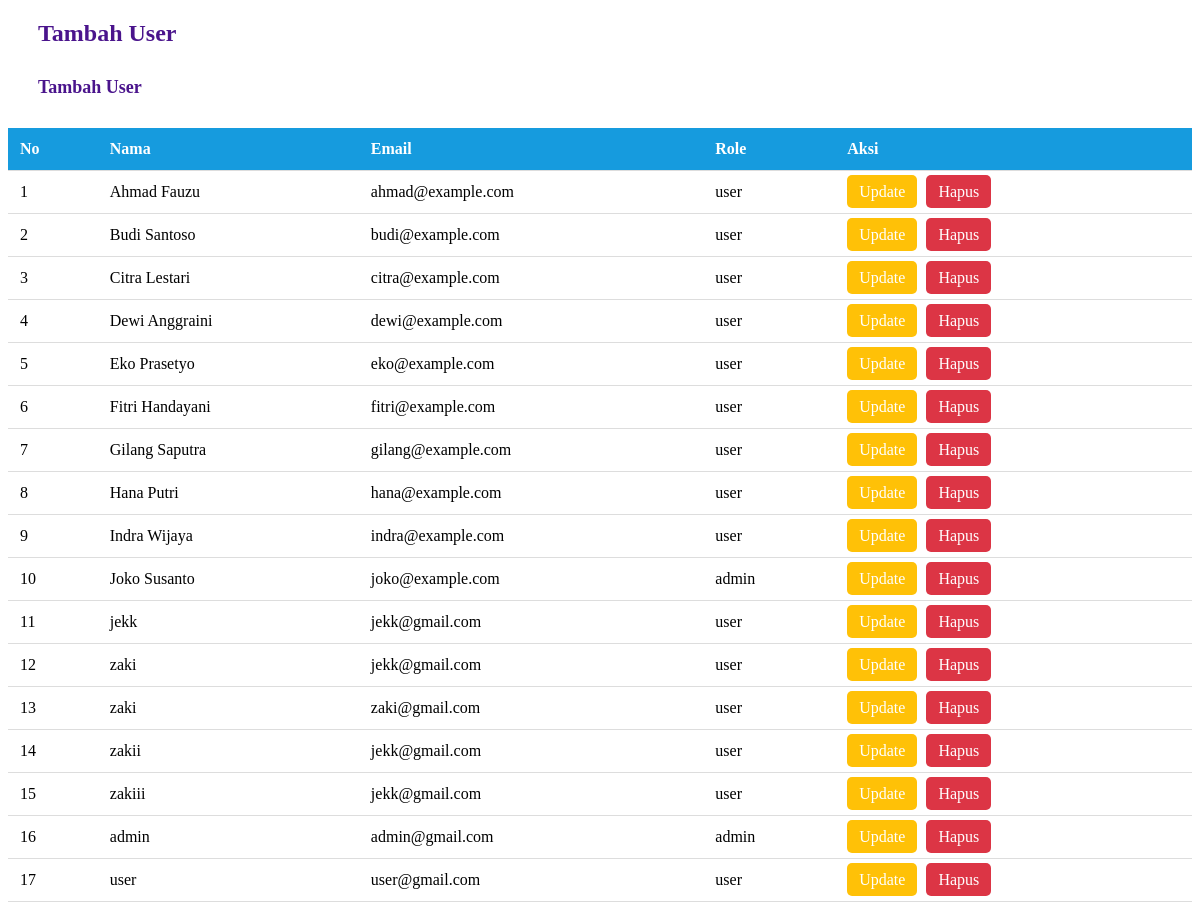
The app's page /views/v_tampil_data_user.php (signed in) with its own data.
### tables this page shows
CREATE TABLE `users` (
  `user_id` int(11) NOT NULL,
  `nama` varchar(100) NOT NULL,
  `email` varchar(100) NOT NULL,
  `password` varchar(255) NOT NULL,
  `role` varchar(25) NOT NULL
);

### controllers/c_user.php (called while the page is built, shortened)
<?php
include_once '../models/m_user.php';
$user = new m_user();
try {
    if (isset($_GET['aksi'])) {
        $aksi = $_GET['aksi'];
        if ($aksi == 'tambah') {
            $nama     = $_POST['nama'];
            $email    = $_POST['email'];
            $password = $_POST['password'];
            $role     = $_POST['role'];
            $result = $user->tambah_data($nama, $password, $email, $role);
            if ($result) {
                echo "<script>alert('Data berhasil ditambahkan'); window.location='../views/v_tampil_data_user.php';</script>";
            } else {
                echo "<script>alert('Data gagal ditambahkan'); window.location='../views/v_tambah_data_user.php';</script>";
            }
        }
        elseif ($aksi == 'update') {
            $user_id  = $_POST['user_id'];
            $nama     = $_POST['nama'];
            $email    = $_POST['email'];
            $password = $_POST['password'];
            if ($password == "" || empty($password)) {
                $result = $user->update_data_no_password($user_id, $nama, $email);
            } else {
                $result = $user->update_data($user_id, $nama, $password, $email);
            }
            if ($result) {
                echo "<script>alert('Data user berhasil diupdate'); window.location='../views/v_tampil_data_user.php';</script>";
            } else {
                echo "<script>alert('Data user gagal diupdate'); window.location='../views/v_tampil_data_user.php';</script>";
            }
        }
        elseif ($aksi == 'hapus') {
            $user_id = $_GET['user_id'];
            $result = $user->hapus_data($user_id);
            if ($result) {
                echo "<script>alert('Data user berhasil dihapus'); window.location='../views/v_tampil_data_user.php';</script>";
            } else {
                echo "<script>alert('Data user gagal dihapus'); window.location='../views/v_tampil_data_user.php';</script>";
            }
        }
    }
    else {
        $user = $user->tampil_data();
    }
} catch (Exception $e) {
    echo "Terjadi Error: " . $e->getMessage();
}
?>

### models/m_koneksi.php (called while the page is built, shortened)
<?php
class koneksi {
    private $host = "localhost",
     $username = "root",
     $pass = "",
     $db = "toko_sepatu";
    function __construct()
    {
        $this->koneksi = mysqli_connect($this->host, $this->username, $this->pass, $this->db);
        if ($this->koneksi) {
            return $this->koneksi;
        } else {
        }
    }
}

### models/m_user.php (called while the page is built, shortened)
<?php
include_once "m_koneksi.php";
class m_user {
    function tampil_data() {
        $koneksi = new koneksi();
        $sql = "SELECT * FROM users";
        $query = mysqli_query($koneksi->koneksi, $sql);
        $result = [];
        if ($query->num_rows > 0) {
            while ($data = mysqli_fetch_object($query)) {
                $result[] = $data;
            }
        }
        return $result;
    }
}
?>

### views/v_tampil_data_user.php (the view, shortened to what this page needs)
<?php
include_once "../controllers/c_user.php";
?>
<!DOCTYPE html>
<html lang="en">
<head>
</head>
<body>
    <h2>Tambah User</h2>
    <div class="header-menu">
        <a href="v_tambah_data_user.php">Tambah User</a>
    </div>
    <div class="table-container">
        <table>
            <thead>
                <tr>
                    <th>No</th>
                    <th>Nama</th>
                    <th>Email</th>
                    <th>Role</th>
                    <th>Aksi</th>
                </tr>
            </thead>
            <tbody>
                <?php if (!empty($user)) {
                    $no = 1;
                    foreach ($user as $data) { ?>
                    <tr>
                        <td><?= $no++ ?></td>
                        <td><?= $data->nama ?></td>
                        <td><?= $data->email ?></td>
                        <td><?= $data->role ?></td>
                        <td class="action-buttons">
                            <a href="v_update_data.php?id=<?= $data->user_id ?>" class="btn-update">Update</a>
                            <a href="../controllers/c_user.php?aksi=hapus&user_id=<?= $data->user_id ?>"
                               class="btn-delete"
                               onclick="return confirm('Anda yakin ingin menghapus data ini?')">
                                Hapus
                            </a>
                        </td>
                    </tr>
                <?php }
                } else { ?>
                    <tr>
                        <td colspan="5" style="text-align:center; padding: 25px;">Tidak ada data</td>
                    </tr>
                <?php } ?>
            </tbody>
        </table>
    </div>
</body>
</html>

### views/v_tampil_data_user.php (style rules this page uses)
.table-container { overflow-x: auto; }
table { width: 100%; border-collapse: collapse; text-align: left; }
thead { background-color: #169bdeff; color: white; }
th, td { padding: 12px; border-bottom: 1px solid #ddd; }
th { font-weight: bold; }
h2 { text-align: left; margin-left: 30px; color: #4a148c; }
.header-menu { display: flex; justify-content: flex-start; padding: 10px 0; margin-bottom: 20px; padding-left: 30px; }
.header-menu a { text-decoration: none; color: #4a148c; font-weight: bold; font-size: 18px; }
.action-buttons a { padding: 8px 12px; border-radius: 5px; color: white; text-decoration: none; margin-right: 5px; }
.action-buttons .btn-update { background-color: #ffc107; }
.action-buttons .btn-delete { background-color: #dc3545; }

### records on screen
users: nama "Ahmad Fauzu", email "ahmad@example.com", role "user"
users: nama "Budi Santoso", email "budi@example.com", role "user"
users: nama "Citra Lestari", email "citra@example.com", role "user"
users: nama "Dewi Anggraini", email "dewi@example.com", role "user"
users: nama "Eko Prasetyo", email "eko@example.com", role "user"
users: nama "Fitri Handayani", email "fitri@example.com", role "user"
users: nama "Gilang Saputra", email "gilang@example.com", role "user"
users: nama "Hana Putri", email "hana@example.com", role "user"
users: nama "Indra Wijaya", email "indra@example.com", role "user"
users: nama "Joko Susanto", email "joko@example.com", role "admin"
users: nama "jekk", email "jekk@gmail.com", role "user"
users: nama "zaki", email "jekk@gmail.com", role "user"
users: nama "zaki", email "zaki@gmail.com", role "user"
users: nama "zakii", email "jekk@gmail.com", role "user"
users: nama "zakiii", email "jekk@gmail.com", role "user"
users: nama "admin", email "admin@gmail.com", role "admin"
users: nama "user", email "user@gmail.com", role "user"
